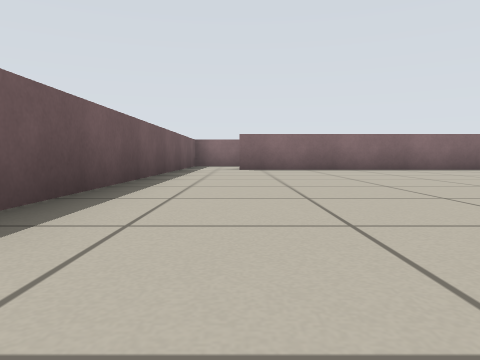
view 1 (above)

20 first-person views from a walk through a Stage world. The camera is 0.31 m above the floor, tilts 4° down and sees 70° across. The lines on the ground mark 1 m squares. The floor is counted in squares, 1 m on a side. Each view is taken from the middle of a square. On the plan, view 1 faces up. The plan holds only what a view shows up to about 9 squares ahead; the rest is blank. Robots are left out.

view 2
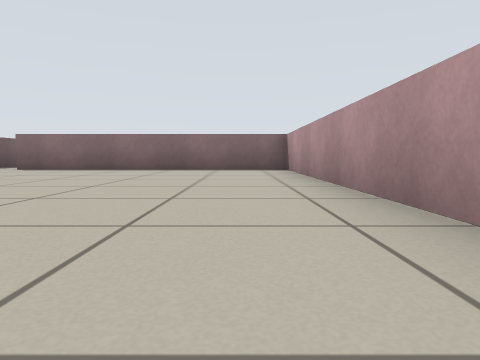

view 3
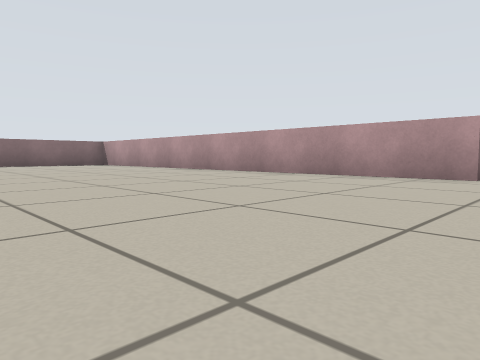

view 4
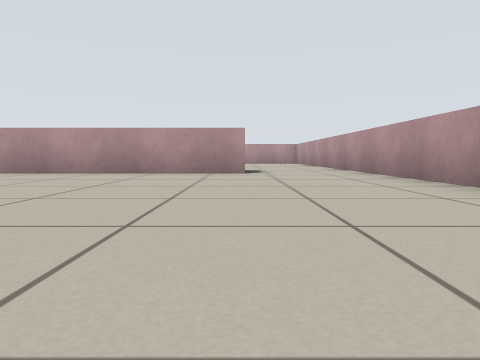

view 5
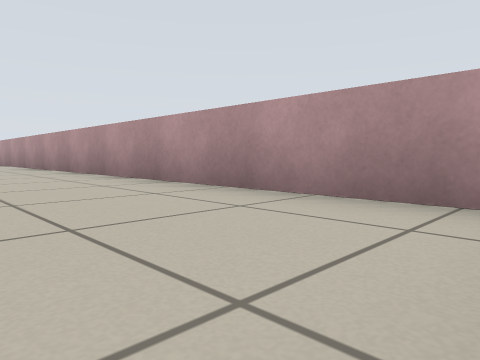

view 6
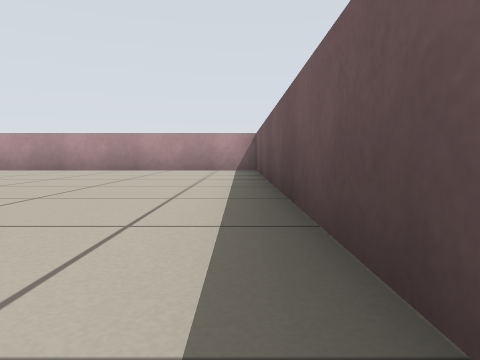

view 7
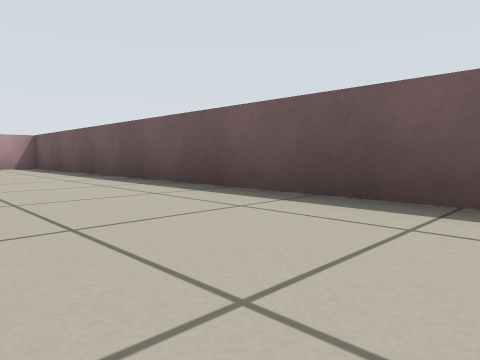

view 8
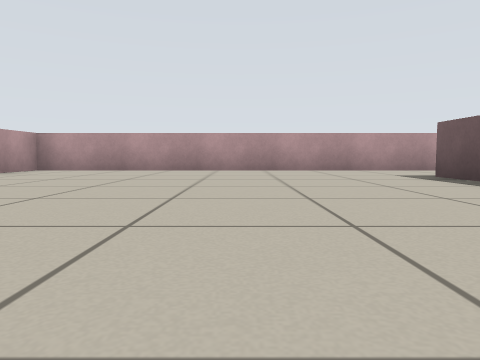

view 9
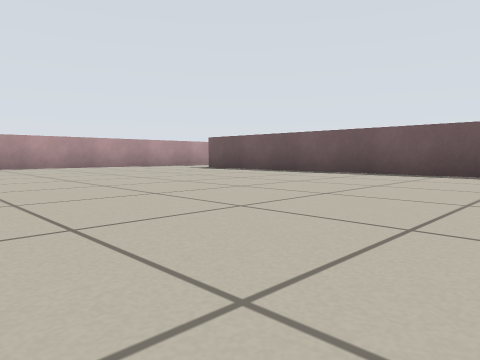

view 10
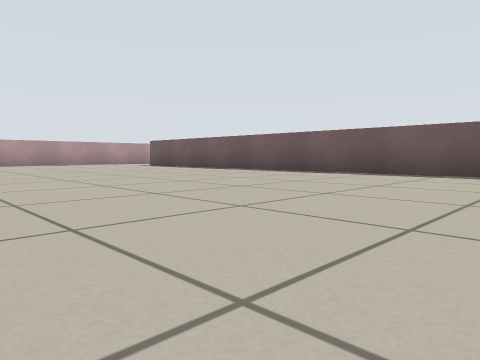

view 11
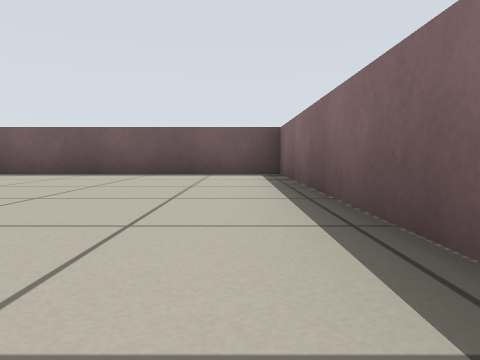

view 12
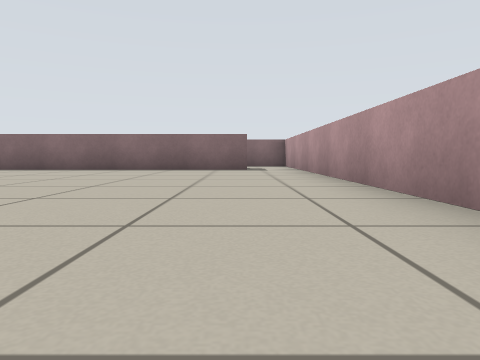

view 13
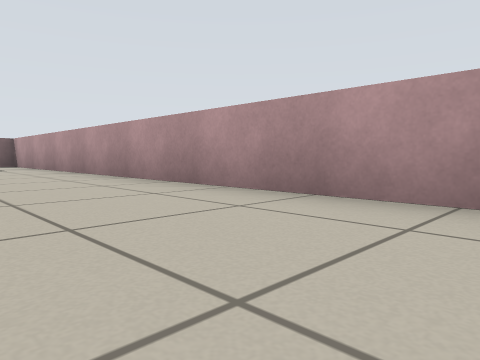

view 14
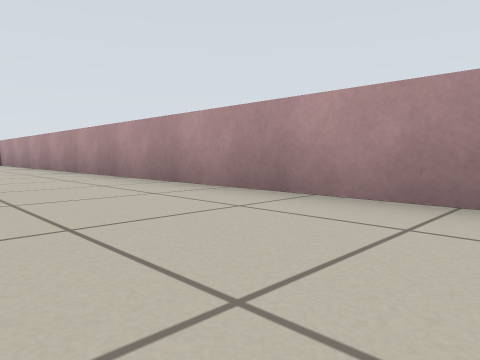

view 15
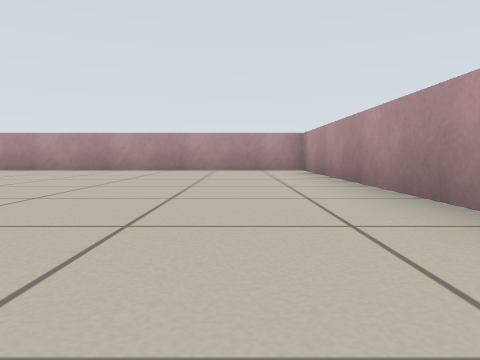

view 16
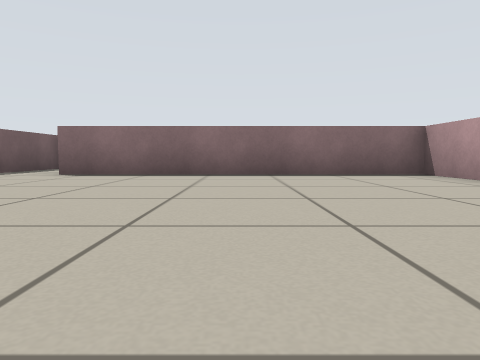

view 17
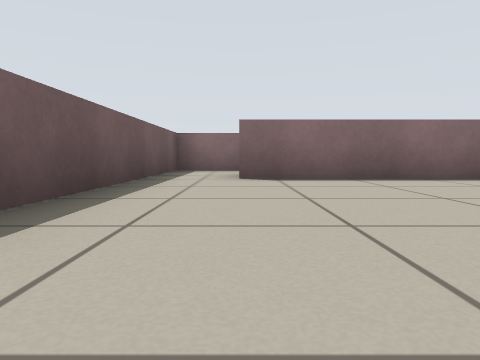

view 18
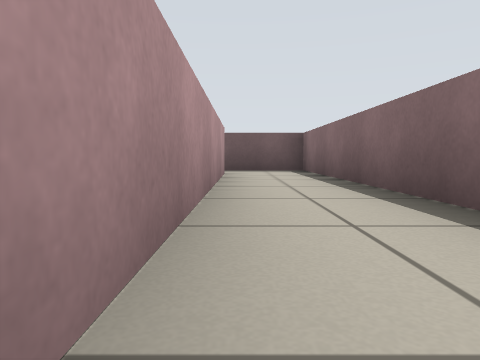

view 19
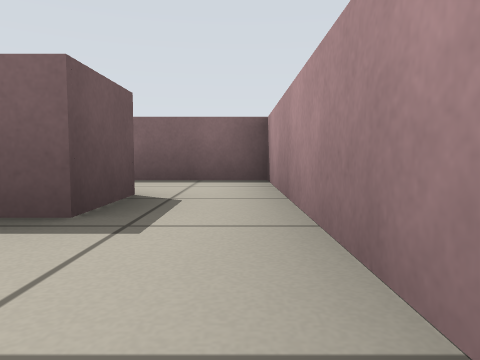

view 20
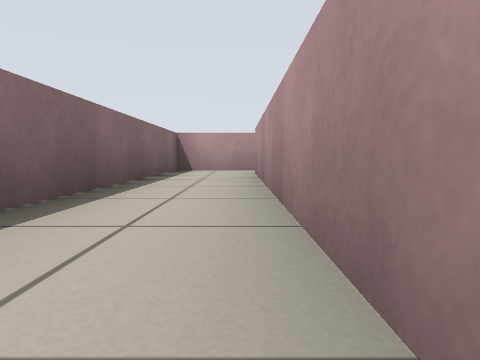

### Floor plan
Ten units are one square. View 1 is at (0, 0); x grows to the right and y downward. Boxes are objects, and circles mark ways between rooms. Rooms are numbered by the first view taken in them; rooms with no view inside come last. Other rooms are left out.
<svg viewBox="-19 -109 168 168">
<path fill="none" stroke="#000" d="M61 31 61 -77 -1 -77M-14 -84 -14 54 55 54M132 -87 132 -77 71 -77 71 31M55 54 144 54 144 -84M74 -87 132 -87M41 -104 -14 -104 -14 -84M0 -87 56 -87M144 -84 144 -104 89 -104"/>
<circle cx="65" cy="45" r="3" fill="#2a7"/>
<circle cx="-10" cy="-80" r="3" fill="#2a7"/>
<circle cx="140" cy="-80" r="3" fill="#2a7"/>
<text x="20" y="-10">1</text>
<text x="110" y="-10">2</text>
<text x="60" y="-100">3</text>
</svg>
Room 1 opens to room 2. Room 1 opens to room 3. Room 2 opens to room 3.

Where each view was taken, in squares from view 1:
view 1: 0 up, 0 right, facing up
view 2: 0 up, 5 right, facing up
view 3: 4 down, 1 right, facing up-right
view 4: 3 down, 0 right, facing right
view 5: 3 down, 1 left, facing down-right
view 6: 2 up, 1 left, facing down
view 7: 4 up, 1 right, facing down-left
view 8: 2 up, 10 right, facing down
view 9: 4 up, 13 right, facing down-left
view 10: 7 up, 13 right, facing down-left
view 11: 7 up, 13 right, facing left
view 12: 0 up, 13 right, facing up
view 13: 1 down, 12 right, facing up-right
view 14: 3 down, 12 right, facing up-right
view 15: 4 down, 7 right, facing right
view 16: 2 up, 3 right, facing up
view 17: 3 up, 0 right, facing up
view 18: 9 up, 6 right, facing left
view 19: 6 up, 14 right, facing up
view 20: 9 up, 7 right, facing right
